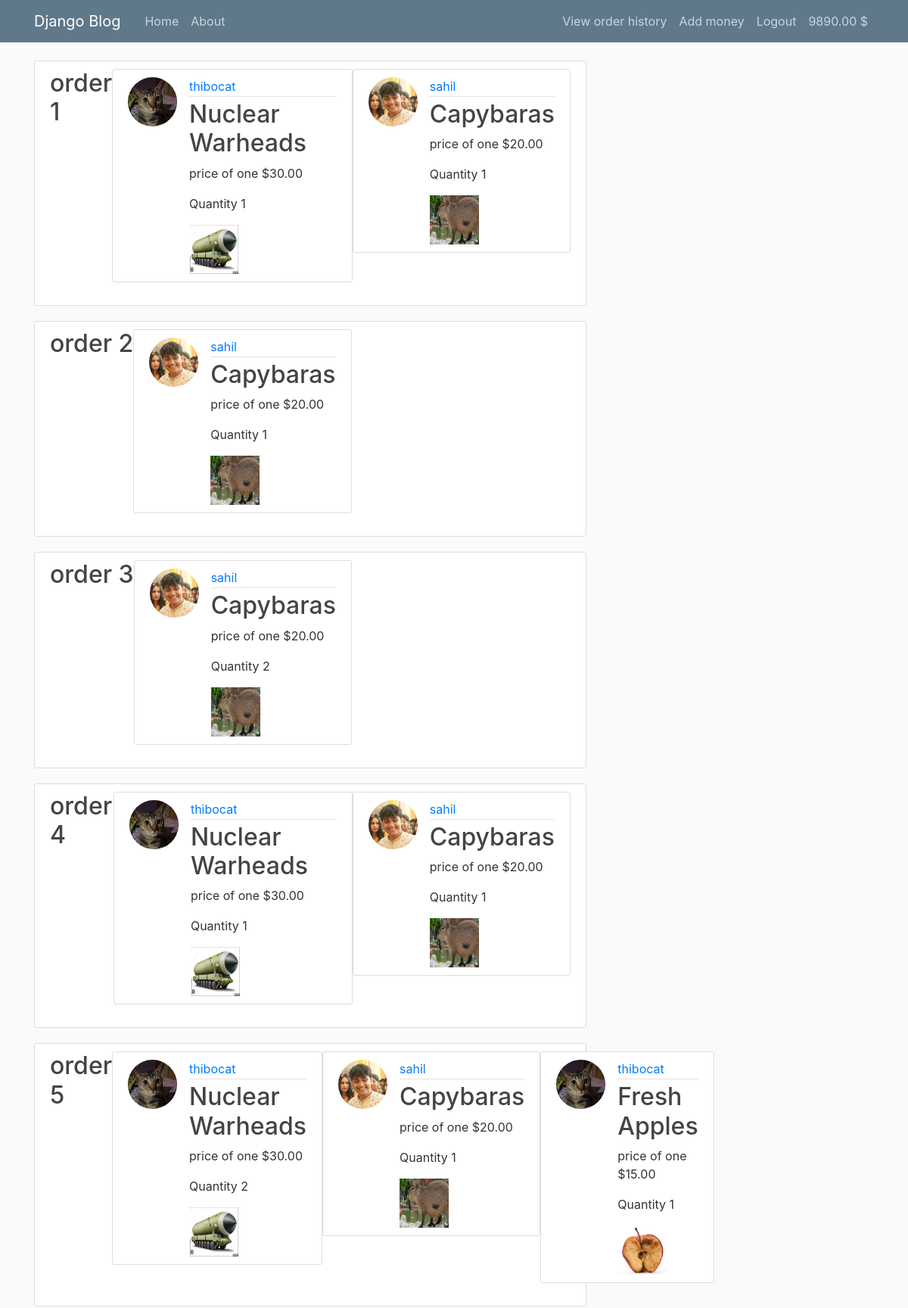
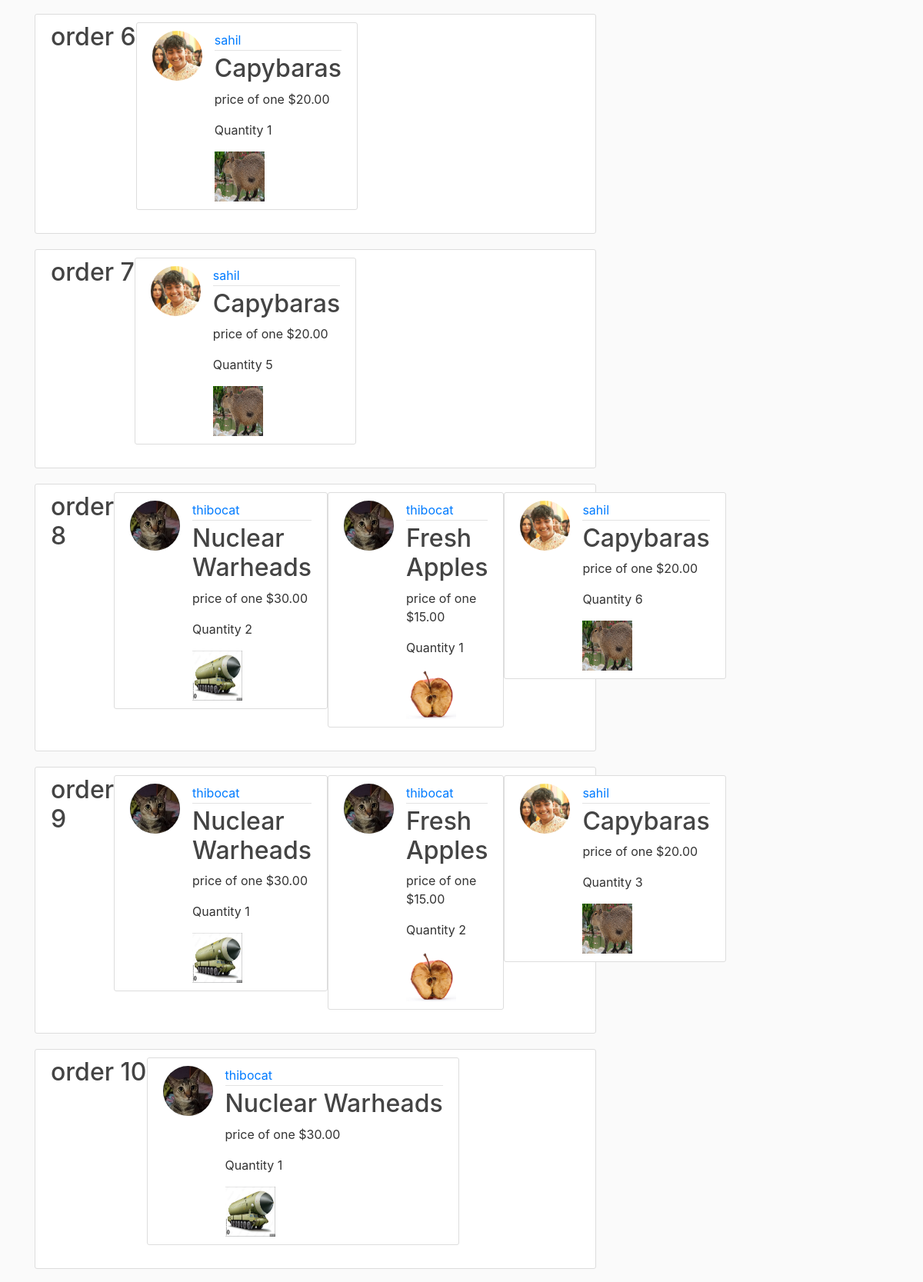
Page /orderhistory (signed in, upper part) on the committed database (2 pictures, top to bottom).
### registration/models.py (models this page shows, shortened)
class Profile(models.Model):
    user = models.OneToOneField(User, on_delete=models.CASCADE)
    image = models.ImageField(default='default.jpg', upload_to='profile_pics')
    is_seller = models.BooleanField(default=False)
    cash = models.DecimalField(max_digits=10, decimal_places=2, default=0)

### blog/models.py (models this page shows, shortened)
class Cart(models.Model):
    user = models.ForeignKey(User, on_delete=models.CASCADE)
    is_paid = models.BooleanField(default=False)

class CartItems(models.Model):
    cart = models.ForeignKey(Cart, on_delete=models.CASCADE)
    product = models.ForeignKey(post, on_delete=models.SET_NULL, null=True, blank=True)
    quantity = models.IntegerField(default=0)

class post(models.Model):
    title = models.CharField(max_length=100)
    price = models.DecimalField(max_digits=10, decimal_places=2)
    date = models.DateTimeField(default = timezone.now)
    author = models.ForeignKey(User, on_delete=models.CASCADE)
    image = models.ImageField(upload_to='images')
    orders = models.IntegerField(default=0)
    stock = models.IntegerField(default=0)
    description = models.CharField(max_length=200, default='No description given')

### blog/views.py (the view)
# urls.py: path('orderhistory', blog_views.orderhistory,name='orderhistory')
@login_required
def orderhistory(request):
    user = request.user
    orders = Cart.objects.filter(is_paid=True, user=user).order_by('-id')
    return render(request, 'blog/orderhistory.html', {'orders' : orders})

### blog/templates/blog/orderhistory.html (shortened to what this page needs)
{% extends "blog/base.html" %}
{% block content %}
    {% for order in orders %}
    <article class="media content-section">
    <h2><a class="article-title" href="#">order {{ forloop.counter }}</a></h2>
    <br>
        {% for post in order.cartitems_set.all %}
        <article class="media content-section">
        <img class="rounded-circle article-img" src="{{ post.product.author.profile.image.url }}">
        <div class="media-body">
            <div class="article-metadata">
            <a class="mr-2" href="#">{{ post.product.author }}</a>
            </div>
            <h2><a class="article-title" href="{% url 'post-detail' post.product.id %}">{{ post.product.title }}</a></h2>
            <p class="article-content">price of one ${{ post.product.price }}</p>
            <p class="article-content">Quantity {{ post.quantity }}</p>
            <img class="article-img" src="{{ post.product.image.url }}" alt="{{ post.product.title }}">
        </div>
        </article>
        {% endfor %}
    </article>
    {% endfor %}
{% endblock content %}

### blog/templates/blog/base.html (shortened to what this page needs)
{%load static%}
<!DOCTYPE html>
<html>
<head>
    <link rel="stylesheet" href="https://cdn.jsdelivr.net/npm/bootstrap@4.0.0/dist/css/bootstrap.min.css">
    <link rel="stylesheet" href="{% static 'blog/main.css' %}">
</head>
<body>
    <header class="site-header">
        <nav class="navbar navbar-expand-md navbar-dark bg-steel fixed-top">
          <div class="container">
            <a class="navbar-brand mr-4" href="/">Django Blog</a>
            <div class="collapse navbar-collapse" id="navbarToggle">
              <div class="navbar-nav mr-auto">
                <a class="nav-item nav-link" href="/">Home</a>
                <a class="nav-item nav-link" href="/about">About</a>
              </div>
              <div class="navbar-nav">
                {% if user.is_authenticated %}
                    <a class="nav-item nav-link" href="{% url 'orderhistory' %}">View order history</a>
                    <a class="nav-item nav-link" href="{% url 'profile' %}">Add money</a>
                    <a class="nav-item nav-link" href="{% url 'logout' %}">Logout</a>
                    <a class="nav-item nav-link" href="{% url 'profile' %}"> {{ user.profile.cash }} $</a>
                {% else %}
                    <a class="nav-item nav-link" href="{% url 'login' %}">Login</a>
                    <a class="nav-item nav-link" href="{% url 'register' %}">Register</a>
                {% endif %}
              </div>
            </div>
          </div>
        </nav>
      </header>
      <main role="main" class="container">
        <div class="row">
          <div class="col-md-8">
            {% block content %}{% endblock %}
          </div>
        </div>
      </main>
</body>
</html>

### blog/static/blog/main.css (style rules this page uses)
body { background: #fafafa; color: #333333; margin-top: 5rem; }
h1, h2, h3, h4, h5, h6 { color: #444444; }
.bg-steel { background-color: #5f788a; }
.site-header .navbar-nav .nav-link { color: #cbd5db; }
.content-section { background: #ffffff; padding: 10px 20px; border: 1px solid #dddddd; border-radius: 3px; margin-bottom: 20px; }
.article-title { color: #444444; }
.article-content { white-space: pre-line; }
.article-img { height: 65px; width: 65px; margin-right: 16px; }
.article-metadata { padding-bottom: 1px; margin-bottom: 4px; border-bottom: 1px solid #e3e3e3 }

### rows in the picture
CartItems: product.author.profile.image (picture), product.author "thibocat", product "Nuclear Warheads", product.price "30.00", quantity "1", product.image (picture)
CartItems: product.author.profile.image (picture), product.author "sahil", product "Capybaras", product.price "20.00", quantity "1", product.image (picture)
CartItems: product.author.profile.image (picture), product.author "sahil", product "Capybaras", product.price "20.00", quantity "1", product.image (picture)
CartItems: product.author.profile.image (picture), product.author "sahil", product "Capybaras", product.price "20.00", quantity "2", product.image (picture)
CartItems: product.author.profile.image (picture), product.author "thibocat", product "Nuclear Warheads", product.price "30.00", quantity "1", product.image (picture)
CartItems: product.author.profile.image (picture), product.author "sahil", product "Capybaras", product.price "20.00", quantity "1", product.image (picture)
CartItems: product.author.profile.image (picture), product.author "thibocat", product "Nuclear Warheads", product.price "30.00", quantity "2", product.image (picture)
CartItems: product.author.profile.image (picture), product.author "sahil", product "Capybaras", product.price "20.00", quantity "1", product.image (picture)
CartItems: product.author.profile.image (picture), product.author "thibocat", product "Fresh Apples", product.price "15.00", quantity "1", product.image (picture)
CartItems: product.author.profile.image (picture), product.author "sahil", product "Capybaras", product.price "20.00", quantity "1", product.image (picture)
CartItems: product.author.profile.image (picture), product.author "sahil", product "Capybaras", product.price "20.00", quantity "5", product.image (picture)
CartItems: product.author.profile.image (picture), product.author "thibocat", product "Nuclear Warheads", product.price "30.00", quantity "2", product.image (picture)
CartItems: product.author.profile.image (picture), product.author "thibocat", product "Fresh Apples", product.price "15.00", quantity "1", product.image (picture)
CartItems: product.author.profile.image (picture), product.author "sahil", product "Capybaras", product.price "20.00", quantity "6", product.image (picture)
CartItems: product.author.profile.image (picture), product.author "thibocat", product "Nuclear Warheads", product.price "30.00", quantity "1", product.image (picture)
CartItems: product.author.profile.image (picture), product.author "thibocat", product "Fresh Apples", product.price "15.00", quantity "2", product.image (picture)
CartItems: product.author.profile.image (picture), product.author "sahil", product "Capybaras", product.price "20.00", quantity "3", product.image (picture)
CartItems: product.author.profile.image (picture), product.author "thibocat", product "Nuclear Warheads", product.price "30.00", quantity "1", product.image (picture)

### other values in the picture
{{ user.profile.cash }} "9890.00"
